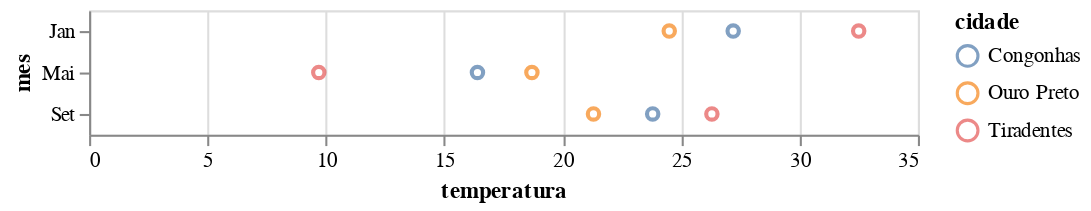

Notebook cell for this chart:
### Markdown cell above
Agora temos uma visualização mais adequada e podemos perceber que, entre as três cidades, Tiradentes exibe a menor e a maior temperatura! Perceba agora a vantagem de Altair como uma linguagem declarativa: vamos criar variações alterando apenas as especificações dos canais de codificação.

### Code cell
alt.Chart(dados).mark_point().encode(
    y = 'mes',
    x = 'temperatura',
    color = 'cidade' # a variável cidade codificada na cor
)

### Figure 1 — Vega-Lite specification as saved in the notebook (floating-point values rounded to 4 significant figures)
{"config": {"view": {"continuousWidth": 400, "continuousHeight": 300}}, "data": {"name": "data-86d1d7476d6cf273810db465707f1557"}, "mark": "point", "encoding": {"color": {"field": "cidade", "type": "nominal"}, "x": {"field": "temperatura", "type": "quantitative"}, "y": {"field": "mes", "type": "nominal"}}, "$schema": "https://vega.github.io/schema/vega-lite/v4.17.0.json", "datasets": {"data-86d1d7476d6cf273810db465707f1557": [{"cidade": "Ouro Preto", "descricao": "O coração de Minas", "mes": "Jan", "temperatura": 24.5}, {"cidade": "Ouro Preto", "descricao": "O coração de Minas", "mes": "Mai", "temperatura": 18.7}, {"cidade": "Ouro Preto", "descricao": "O coração de Minas", "mes": "Set", "temperatura": 21.3}, {"cidade": "Congonhas", "descricao": "A cidade dos Profetas", "mes": "Jan", "temperatura": 27.2}, {"cidade": "Congonhas", "descricao": "A cidade dos Profetas", "mes": "Mai", "temperatura": 16.4}, {"cidade": "Congonhas", "descricao": "A cidade dos Profetas", "mes": "Set", "temperatura": 23.8}, {"cidade": "Tiradentes", "descricao": "A mais charmosa de Minas", "mes": "Jan", "temperatura": 32.5}, {"cidade": "Tiradentes", "descricao": "A mais charmosa de Minas", "mes": "Mai", "temperatura": 9.7}, {"cidade": "Tiradentes", "descricao": "A mais charmosa de Minas", "mes": "Set", "temperatura": 26.3}]}}
